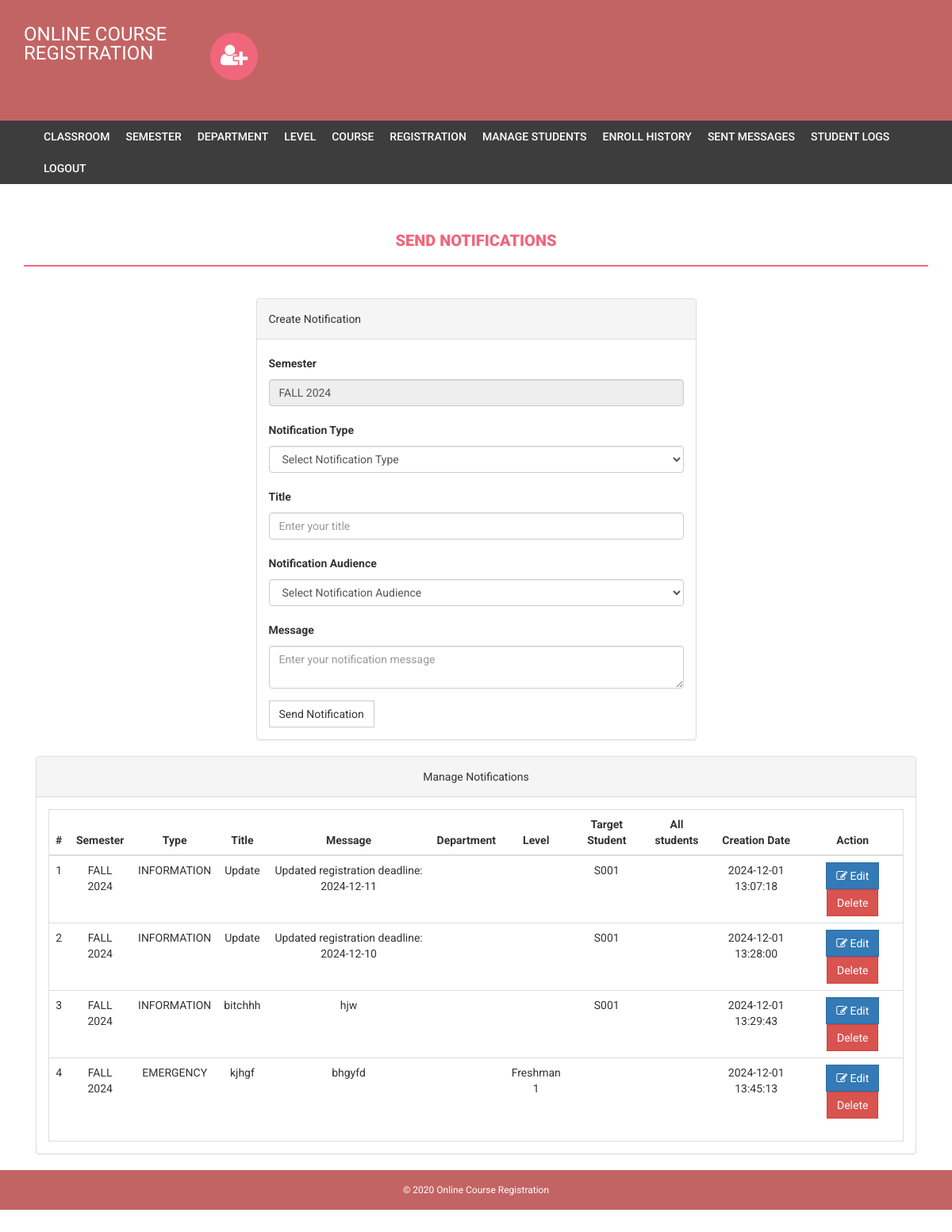
The app's page /admin/notification.php (signed in) with its own data.
### tables this page shows
CREATE TABLE `semester` (
  `id` int(11) NOT NULL,
  `semester` varchar(255) NOT NULL,
  `creationDate` timestamp NOT NULL DEFAULT current_timestamp(),
  `updationDate` varchar(255) NOT NULL,
  `sdate` date NOT NULL,
  `edate` date NOT NULL,
  `status` enum('ongoing','concluded') DEFAULT 'ongoing',
  `registration_deadline` date DEFAULT NULL
);

CREATE TABLE `notification` (
  `id` int(11) NOT NULL,
  `title` varchar(255) NOT NULL,
  `message` text NOT NULL,
  `type` enum('INFORMATION','REMINDER','EMERGENCY','') NOT NULL,
  `department_id` varchar(255) DEFAULT NULL,
  `semester_id` varchar(255) DEFAULT NULL,
  `studentRegno` varchar(255) DEFAULT NULL,
  `is_for_all` varchar(5) DEFAULT NULL,
  `level` varchar(255) NOT NULL,
  `creationDate` timestamp NOT NULL DEFAULT current_timestamp(),
  `updationDate` timestamp NOT NULL DEFAULT current_timestamp() ON UPDATE current_timestamp(),
  `is_read` tinyint(1) NOT NULL DEFAULT 0,
  `recipient_type` enum('specific','department','all','level') DEFAULT NULL,
  `sent_date` date DEFAULT NULL
);

### admin/notification.php (the view, shortened to what this page needs)
<!DOCTYPE html>
<html xmlns="http://www.w3.org/1999/xhtml">
<head>
    <link href="assets/css/bootstrap.css" rel="stylesheet" />
    <link href="assets/css/font-awesome.css" rel="stylesheet" />
    <link href="assets/css/style.css" rel="stylesheet" />
</head>
<body>
<?php include('includes/header.php');?>
<?php if($_SESSION['alogin']!="")
{
 include('includes/menubar.php');
}
 ?>
<div class="content-wrapper">
    <div class="container">
        <div class="row">
            <div class="col-md-12">
                <h1 class="page-head-line">Send Notifications</h1>
            </div>
        </div>
        <div class="row">
            <div class="col-md-3"></div>
            <div class="col-md-6">
                <div class="panel panel-default">
                    <div class="panel-heading">
                        Create Notification
                    </div>
                    <div class="panel-body">
                        <form name="notification" method="post">
                        <?php
                            $sql=mysqli_query($bd, "select semester from semester where status ='ongoing' ");
                            while($row=mysqli_fetch_array($sql))
                            {
                            ?>
                        <div class="form-group">
                            <label for="semester_id">Semester  </label>
                            <input type="text" class="form-control" id="semester_id" name="semester_id" readonly value="<?php echo htmlentities($row['semester']);?>" required  />
                        </div>
                        <?php } ?>
                        <div class="form-group">
                            <label for="notificationType">Notification Type</label>
                            <select class="form-control" id="notificationType" name="notificationType" required onchange="toggleFields(this.value)">
                                <option value="" disabled selected>Select Notification Type</option>
                            </select>
                        </div>
                        <div class="form-group">
                                <label for="title">Title</label>
                                <input type="text" class="form-control" id="title" name="title" placeholder="Enter your title" required>
                            </div>
                            <div class="form-group">
    <label for="notificationAudience">Notification Audience</label>
    <select class="form-control" id="notificationAudience" name="notificationAudience" onchange="toggleFields(this.value)" >
        <option value="" disabled selected>Select Notification Audience</option>
    </select>
</div>
                 <div class="form-group">
                                <label for="message">Message</label>
                                <textarea class="form-control" id="message" name="message" placeholder="Enter your notification message" required></textarea>
                            </div>
                            <button type="submit" name="submit" class="btn btn-default">Send Notification</button>
                        </form>
                    </div>
                </div>
            </div>
        </div>
        <div class="col-md-12">
            <div class="panel panel-default">
                <div class="panel-heading">
                    Manage Notifications
                </div>
                <div class="panel-body">
                    <div class="table-responsive table-bordered">
                        <table class="table">
                            <thead>
                                <tr>
                                    <th>#</th>
                                    <th>Semester</th>
                                    <th>Type</th>
                                    <th>Title</th>
                                    <th>Message</th>
                                    <th>Department</th>
                                    <th>Level</th>
                                    <th>Target Student</th>
                                    <th>All students</th>
                                    <th>Creation Date</th>
                                    <th>Action</th>
                                </tr>
                            </thead>
                            <tbody>
<?php
$sql = mysqli_query($bd, "SELECT * FROM notification");
$cnt = 1;
while($row = mysqli_fetch_array($sql)) {
?>
<tr>
    <td><?php echo $cnt; ?></td>
    <td><?php echo htmlentities($row['semester_id']); ?></td>
    <td><?php echo htmlentities($row['type']); ?></td>
    <td><?php echo htmlentities($row['title']); ?></td>
    <td><?php echo htmlentities($row['message']); ?></td>
    <td><?php echo htmlentities($row['department_id']); ?></td>
    <td><?php echo htmlentities($row['level']); ?></td>
    <td><?php echo htmlentities($row['studentRegno']); ?></td>
    <td><?php echo htmlentities($row['is_for_all']); ?></td>
    <td><?php echo htmlentities($row['creationDate']); ?></td>
    <td>
        <a href="edit-course.php?id=<?php echo $row['id']?>">
            <button class="btn btn-primary"><i class="fa fa-edit"></i> Edit</button>
        </a>
        <a href="notification.php?id=<?php echo $row['id']?>&del=delete" onClick="return confirm('Are you sure you want to delete?')">
            <button class="btn btn-danger">Delete</button>
        </a>
    </td>
</tr>
<?php
    $cnt++;
}
?>
                            </tbody>
                        </table>
                    </div>
                </div>
            </div>
        </div>
</div>
<?php include('includes/footer.php'); ?>
</body>
</html>

### admin/assets/css/style.css (style rules this page uses)
body { font-family: 'Roboto', sans-serif; line-height: 30px; }
.content-wrapper { margin-top: 40px; min-height: 600px; padding-bottom: 60px; }
.page-head-line { font-weight: 900; padding-bottom: 20px; border-bottom: 2px solid #F0677C; text-transform: uppercase; color: #F0677C; font-size: 20px; margin-bottom: 40px; }
.btn { border-radius: 0px; -webkit-border-radius: 0px; -moz-border-radius: 0px; }

### admin/notification.php (style rules this page uses)
.table td, .table th { vertical-align: middle; text-align: center; }

### admin/includes/footer.php (style rules this page uses)
.col-md-12 { text-align: center; }

### records on screen
semester: semester_id "FALL 2024"
notification: semester "FALL 2024", type "INFORMATION", title "Update", message "Updated registration deadline: 2024-12-11", studentRegno "S001", creationDate "2024-12-01 13:07:18"
notification: semester "FALL 2024", type "INFORMATION", title "Update", message "Updated registration deadline: 2024-12-10", studentRegno "S001", creationDate "2024-12-01 13:28:00"
notification: semester "FALL 2024", type "INFORMATION", title "bitchhh", message "hjw", studentRegno "S001", creationDate "2024-12-01 13:29:43"
notification: semester "FALL 2024", type "EMERGENCY", title "kjhgf", message "bhgyfd", level "Freshman 1", creationDate "2024-12-01 13:45:13"
